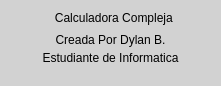
<?xml version="1.0" encoding="UTF-8"?>
<ui version="4.0">
 <class>SegundaVentana</class>
 <widget class="QDialog" name="SegundaVentana">
  <property name="geometry">
   <rect>
    <x>0</x>
    <y>0</y>
    <width>221</width>
    <height>86</height>
   </rect>
  </property>
  <property name="windowTitle">
   <string>Acerca De</string>
  </property>
  <property name="styleSheet">
   <string notr="true">background-color: rgb(255, 255, 255);
background-color: rgb(210, 210, 210);</string>
  </property>
  <widget class="QLabel" name="label">
   <property name="geometry">
    <rect>
     <x>20</x>
     <y>10</y>
     <width>191</width>
     <height>16</height>
    </rect>
   </property>
   <property name="text">
    <string>Calculadora Compleja </string>
   </property>
   <property name="alignment">
    <set>Qt::AlignCenter</set>
   </property>
  </widget>
  <widget class="QLabel" name="label_2">
   <property name="geometry">
    <rect>
     <x>40</x>
     <y>30</y>
     <width>141</width>
     <height>20</height>
    </rect>
   </property>
   <property name="text">
    <string>Creada Por Dylan B.</string>
   </property>
   <property name="alignment">
    <set>Qt::AlignCenter</set>
   </property>
  </widget>
  <widget class="QLabel" name="label_3">
   <property name="geometry">
    <rect>
     <x>30</x>
     <y>50</y>
     <width>161</width>
     <height>16</height>
    </rect>
   </property>
   <property name="text">
    <string>Estudiante de Informatica</string>
   </property>
   <property name="alignment">
    <set>Qt::AlignCenter</set>
   </property>
  </widget>
 </widget>
 <resources/>
 <connections/>
</ui>
